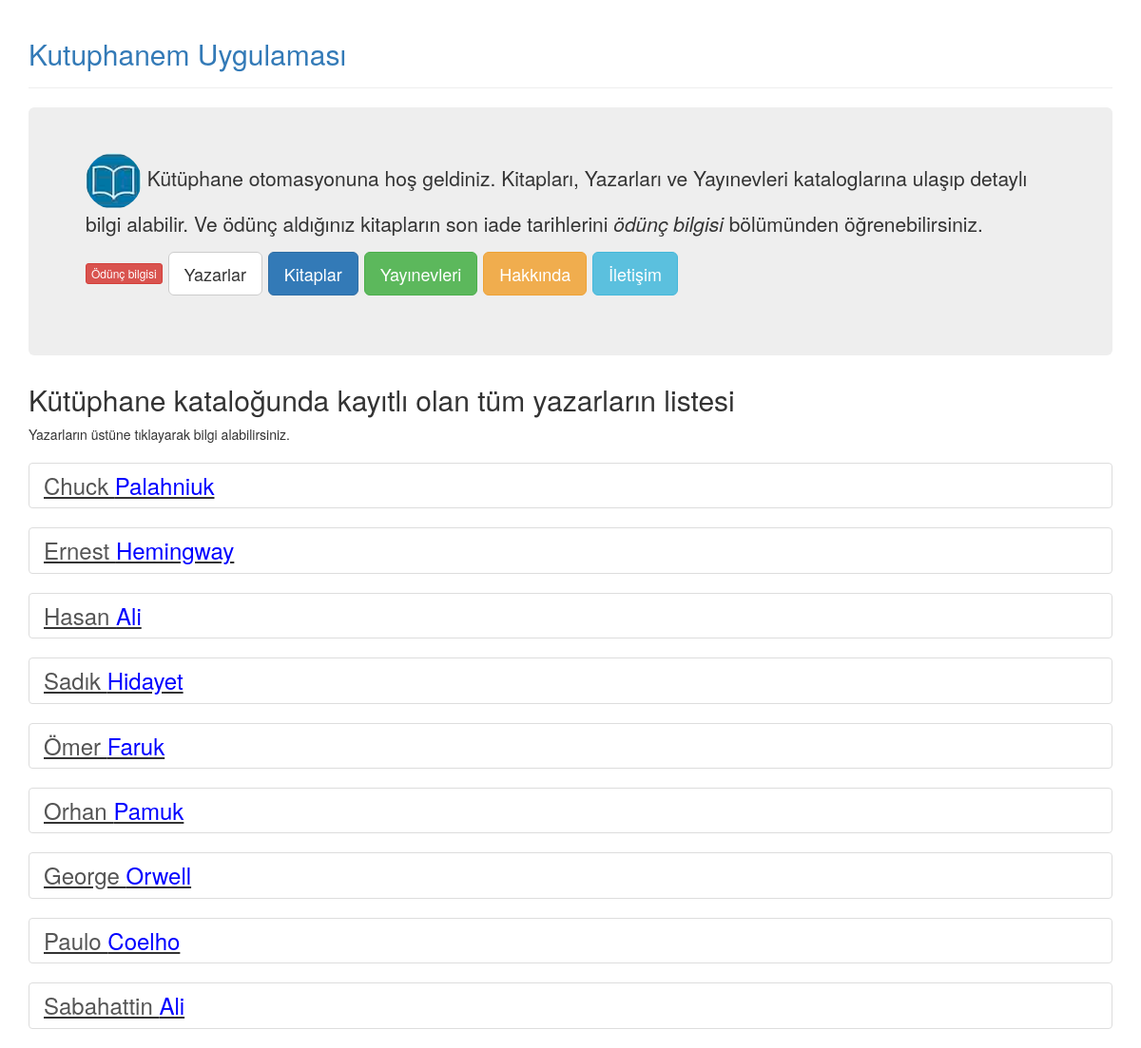
/library/books/, run on the app's committed database.
### library/models.py (models this page shows, shortened)
class Author(models.Model):
    name = models.CharField(max_length=250)
    surname = models.CharField(max_length=250)
    date_of_birth = models.DateField()

### library/views.py (the view)
# urls.py: url(r'^books/(?P<author_id>[0-9]+)$', views.detail, name='detail'),
def books(request):
    all_author = Author.objects.all()
    return render(request, 'library/books.html', {'all_author': all_author})

### library/templates/library/books.html (shortened to what this page needs)
{% extends 'library/base.html' %}
{% block body %}
{% if all_author %}
<h2>Kütüphane kataloğunda kayıtlı olan tüm yazarların listesi</h2>
  <p>Yazarların üstüne tıklayarak bilgi alabilirsiniz.</p>
<u>
    {% for author in all_author %}
    <div class="list-group">
        <h3>
<a href="/books/{{ author.id }}" class="list-group-item">{{author.name}} <font color="blue"> {{ author.surname }} </font> </a>
        </h3>
        </div>
    {% endfor %}
    </u>
{% else %}
<h1>kitap yok</h1>
{% endif %}
{% endblock %}

### library/templates/library/base.html (shortened to what this page needs)
<!DOCTYPE html>
<html>
<head>
    {% load staticfiles %}
    <link rel="stylesheet" href="{% static 'library/css/bootstrap.css' %}">
    <link rel="stylesheet" type="text/css" href="{% static 'library/style.css' %}"/>
</head>
<body>
<div class="container">
        <div class="page-header">
            <a href="{% url 'library:index' %}"><h2>Kutuphanem Uygulaması</h2></a>
        </div>
  <div class="jumbotron">
      <p><img src="{%  static 'library/image/hakkinda.jpg' %}" class="img-circle" alt="Cinque Terre" width="59" height="59">
Kütüphane otomasyonuna hoş geldiniz. Kitapları, Yazarları ve Yayınevleri kataloglarına ulaşıp detaylı bilgi alabilir.
      Ve ödünç aldığınız kitapların son iade tarihlerini <i>ödünç bilgisi</i> bölümünden öğrenebilirsiniz.</p>
      <p>
          <a href="{% url 'library:login_user' %}" class="btn btn-xs btn-danger" role="button">Ödünç bilgisi</a>
          <a href="{% url 'library:books' %}" class="btn btn-default btn-lg" role="button">Yazarlar</a>
          <a href="{% url 'library:all_books' %}" class="btn btn-primary btn-lg" role="button">Kitaplar</a>
          <a href="{% url 'library:publishers' %}" class="btn btn-success btn-lg" role="button">Yayınevleri</a>
          <a href="{% url 'library:about' %}" class="btn btn-warning btn-lg" role="button">Hakkında</a>
          <a href="{% url 'library:contact' %}" class="btn btn-info btn-lg" role="button">İletişim</a>
      </p>
  </div>
</body>
{% block body %}
{% endblock %}

### data on the page
Author: name "Chuck", surname "Palahniuk"
Author: name "Ernest", surname "Hemingway"
Author: name "Hasan", surname "Ali"
Author: name "Sadık", surname "Hidayet"
Author: name "Ömer", surname "Faruk"
Author: name "Orhan", surname "Pamuk"
Author: name "George", surname "Orwell"
Author: name "Paulo", surname "Coelho"
Author: name "Sabahattin", surname "Ali"
